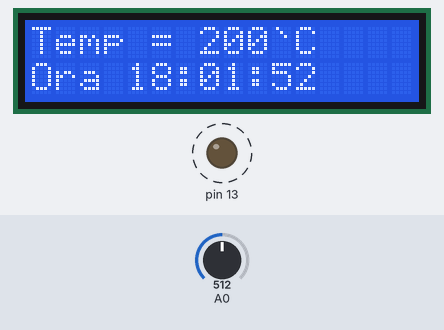
Recording of a sketch running on a simulated Arduino Uno, built with avr-gcc and run on an emulated ATmega328P. On the bench: 16×2 character LCD, output pins drawn as LEDs (lit = HIGH). Dashed ring = blinking. Inputs (shaded band) come from the test bench; at power-on: A0 = 512.

Above: at 1.2 s.
1.3 s: A0 set to 716
At 2.8 s:
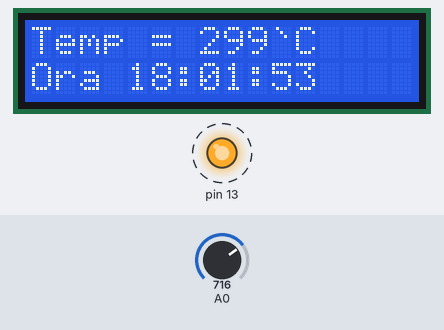
4.3 s: A0 set to 900
At 6.8 s:
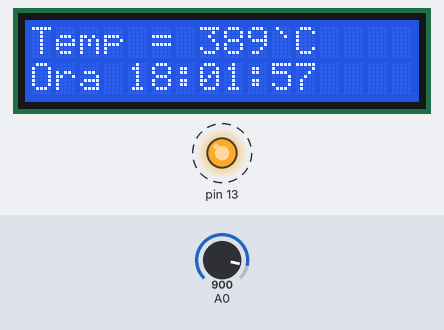
7.3 s: A0 set to 1023
At 8.6 s:
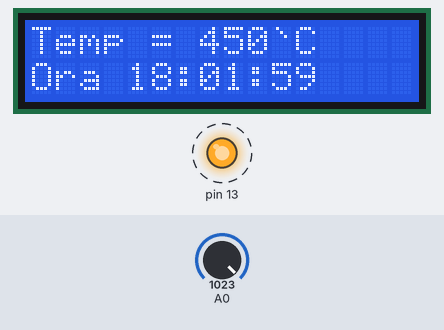
Timing chart, 0 to 16.3 s (numbered marks = the images above; inputs shaded):
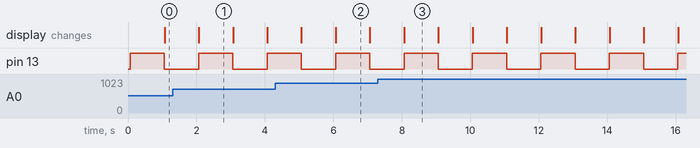

The sketch:

Tema2_LCDTimer.ino
```cpp
#include <LiquidCrystal.h>
#define SENZOR_TMP36 1
const int rs=12, e=11, d4=5, d5=4, d6=3, d7=2;

LiquidCrystal lcd(rs,e,d4,d5,d6,d7);

volatile uint8_t ore=18, minute=1, secunde=50;
volatile bool tick = false;

ISR(TIMER1_COMPA_vect) {
  secunde++;
  if (secunde >= 60) { secunde = 0; minute++; }
  if (minute >= 60)  { minute = 0;  ore++; }
  if (ore >= 24)     { ore = 0; }
  tick = true;
  PINB = (1 << PB5);
}

void adcInit() {
  DDRC  &= ~(1 << PC0);
  PORTC &= ~(1 << PC0);
  DIDR0 |= (1 << ADC0D);
  ADMUX  = (1 << REFS0);
  ADCSRA = (1 << ADEN) | (1 << ADPS2) | (1 << ADPS1) | (1 << ADPS0);
}

uint16_t adcCiteste() {
  ADCSRA |= (1 << ADSC);
  while (ADCSRA & (1 << ADSC));
  return ADC;
}

void timer1Init() {
  noInterrupts();
  TCCR1A = 0;
  TCCR1B = (1 << WGM12) | (1 << CS12);
  OCR1A  = 62499;
  TCNT1  = 0;
  TIMSK1 = (1 << OCIE1A);
  interrupts();
}

void printDouaCifre(uint8_t v) {
  if (v < 10) lcd.print('0');
  lcd.print(v);
}

void setup()
{
  DDRD  |= (1 << PD2) | (1 << PD3) | (1 << PD4) | (1 << PD5);
  PORTD &= ~((1 << PD2) | (1 << PD3) | (1 << PD4) | (1 << PD5));
  DDRB  |= (1 << PB3) | (1 << PB4) | (1 << PB5);
  PORTB &= ~((1 << PB3) | (1 << PB4) | (1 << PB5));

  lcd.begin(16, 2);
  adcInit();
  timer1Init();
}

void loop()
{
  if (tick) {
    tick = false;

    noInterrupts();
    uint8_t h = ore, m = minute, s = secunde;
    interrupts();

    uint16_t suma = 0;
    for (uint8_t i = 0; i < 8; i++) suma += adcCiteste();
    uint16_t adc = suma / 8;

    int32_t mV = (int32_t)((uint32_t)adc * 5000UL / 1023UL);

	int16_t tZecimi = SENZOR_TMP36 ? (int16_t)(mV - 500) : (int16_t)mV;

    lcd.setCursor(0, 0);
	lcd.print("Temp = ");
	if (tZecimi < 0) {
  		lcd.print('-');
  		tZecimi = -tZecimi;
	}
	lcd.print(tZecimi / 10);
	lcd.print("`");
	lcd.print("C   ");

    lcd.setCursor(0, 1);
    lcd.print("Ora ");
    printDouaCifre(h);  lcd.print(':');
    printDouaCifre(m);  lcd.print(':');
    printDouaCifre(s);
  }
}
```

Measured:
- by itself, pin 13: alternates HIGH for 1.0 s and LOW for 1.0 s
- what the display in image 1 shows lasts 1.0 s, from 2.1 s to 3.1 s
